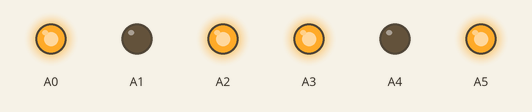
A sketch run on a simulated Arduino Uno, built with avr-gcc and run on an emulated ATmega328P. Shown: output pins drawn as LEDs (lit = HIGH).

Above: at 0.1 s.
Timing chart, 0 to 1.6 s (numbered marks = the images above):
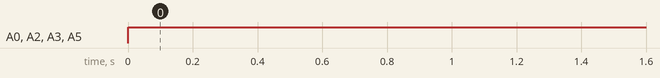

The sketch:

BK.ino
```cpp
int LEDDelay = 100;

long r1 = 198;
long r2 = 23;
long r3 = 222;
void setup() {
  pinMode(A0,OUTPUT);
  pinMode(A1,OUTPUT);
  pinMode(A2,OUTPUT);
  pinMode(A3,OUTPUT);
  pinMode(A4,OUTPUT);
  pinMode(A5,OUTPUT);
}

void loop() {
  analogWrite(A0,r1);
  analogWrite(A3,r1);
  analogWrite(A1,r2);
  analogWrite(A4,r2);
  analogWrite(A2,r3);
  analogWrite(A5,r3);
  delay(LEDDelay);
}
```

Measured:
- by itself, A0, A2, A3, A5: LOW → HIGH at 0.00 s
